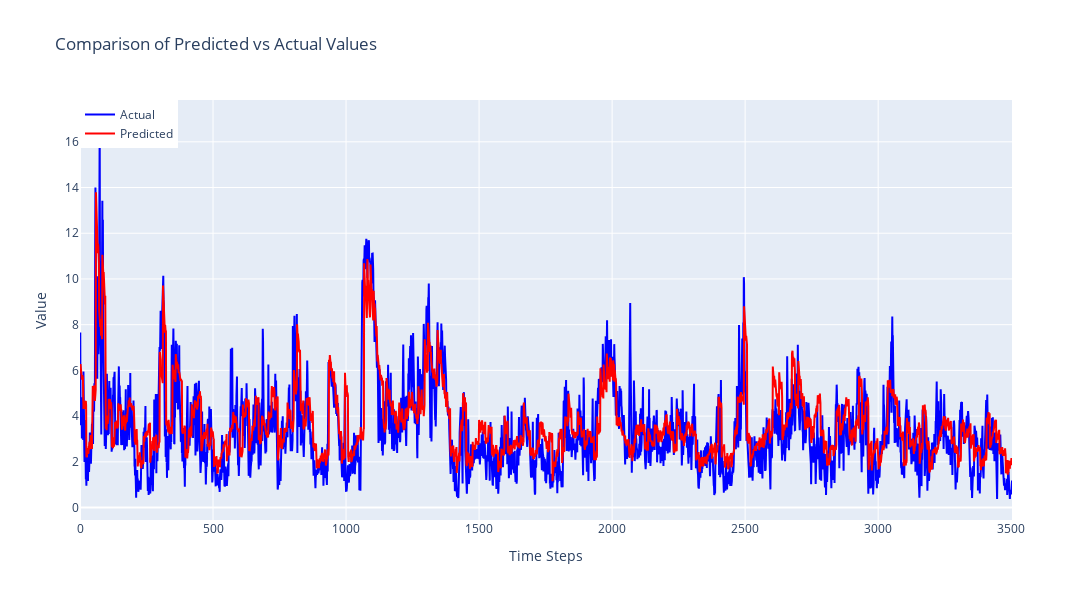

The cell this chart's notebook holds for it:
### Code cell
import plotly.graph_objects as go

# Create a figure
fig = go.Figure()

# Add actual values trace
fig.add_trace(go.Scatter(
    x=list(range(len(y_test_stitched))),
    y=y_test_stitched,
    mode='lines',
    name='Actual',
    line=dict(color='blue')
))

# Add predicted values trace
fig.add_trace(go.Scatter(
    x=list(range(len(y_pred_stitched))),
    y=y_pred_stitched,
    mode='lines',
    name='Predicted',
    line=dict(color='red')
))

# Update layout
fig.update_layout(
    title='Comparison of Predicted vs Actual Values',
    xaxis_title='Time Steps',
    yaxis_title='Value',
    legend=dict(x=0, y=1),
    width=1800,
    height=600,
    showlegend=True
)

# Show the plot
fig.show()

### Figure 1 — Plotly figure (JSON) as saved in the notebook; plotly's stock layout.template omitted (floating-point values rounded to 4 significant figures; data arrays with more than 128 entries replaced by an {"elided": "..."} marker saying what was removed)
{"data": [{"line": {"color": "blue"}, "mode": "lines", "name": "Actual", "type": "scatter", "x": {"elided": "3504 int values"}, "y": {"elided": "3504 float values"}}, {"line": {"color": "red"}, "mode": "lines", "name": "Predicted", "type": "scatter", "x": {"elided": "3504 int values"}, "y": {"elided": "3504 float values"}}], "layout": {"height": 600, "legend": {"x": 0, "y": 1}, "showlegend": true, "title": {"text": "Comparison of Predicted vs Actual Values"}, "width": 1800, "xaxis": {"title": {"text": "Time Steps"}}, "yaxis": {"title": {"text": "Value"}}}}
